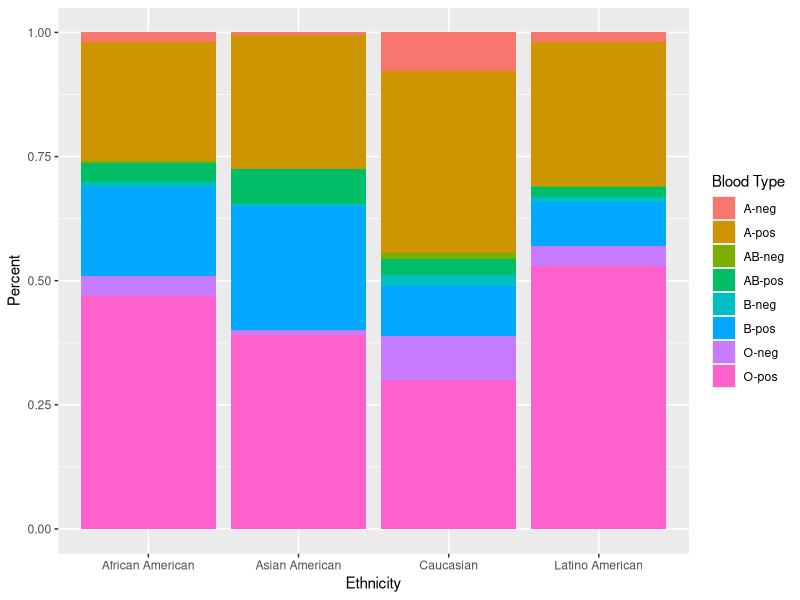

R code for this plot:
#library things
library(tidyverse)
library(ggplot2)
library(dplyr)
library(stringr)

#3: stacked bar chart ethnicity, blood type, percent, for 1 year

data <- read.csv("../data/ethnicity data.csv")
data2 <- read.csv("../data/2016data.csv")


data2sub <- data2 %>%
  filter(row_number() <= 20, row_number() >= 15)

chart3 <- ggplot(data, aes(fill = Blood.type, x = Ethnicity, y = percent)) + 
  geom_bar(position = "fill", stat = "identity") +
  labs(y = "Percent") +
  scale_fill_discrete(name = "Blood Type")

chart3

